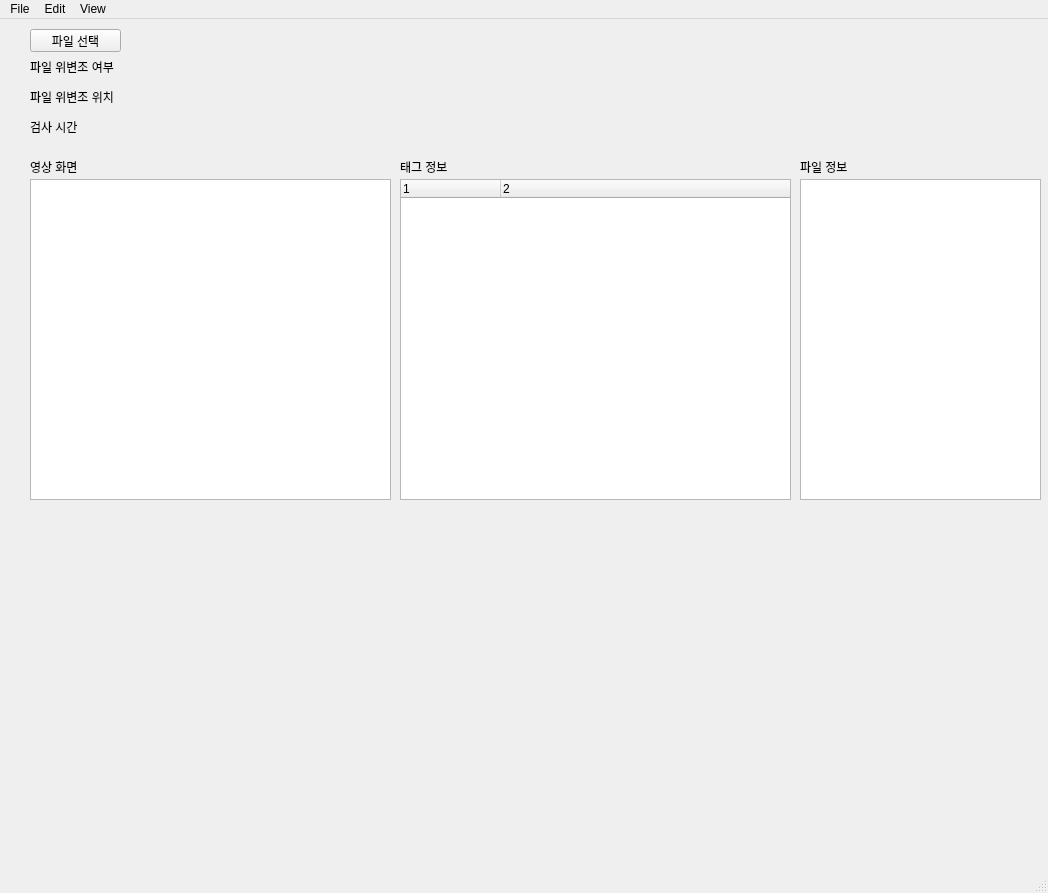
<?xml version="1.0" encoding="UTF-8"?>
<ui version="4.0">
 <class>MainWindow</class>
 <widget class="QMainWindow" name="MainWindow">
  <property name="geometry">
   <rect>
    <x>0</x>
    <y>0</y>
    <width>1048</width>
    <height>893</height>
   </rect>
  </property>
  <property name="windowTitle">
   <string>Forensic Tool</string>
  </property>
  <widget class="QWidget" name="centralwidget">
   <widget class="QLabel" name="file_isForgery_label">
    <property name="geometry">
     <rect>
      <x>30</x>
      <y>40</y>
      <width>111</width>
      <height>16</height>
     </rect>
    </property>
    <property name="text">
     <string>파일 위변조 여부</string>
    </property>
   </widget>
   <widget class="QLabel" name="file_Forgery_Position_label">
    <property name="geometry">
     <rect>
      <x>30</x>
      <y>70</y>
      <width>111</width>
      <height>16</height>
     </rect>
    </property>
    <property name="text">
     <string>파일 위변조 위치</string>
    </property>
   </widget>
   <widget class="QLabel" name="file_time_label">
    <property name="geometry">
     <rect>
      <x>30</x>
      <y>100</y>
      <width>91</width>
      <height>16</height>
     </rect>
    </property>
    <property name="text">
     <string>검사 시간</string>
    </property>
   </widget>
   <widget class="QGraphicsView" name="dicomView">
    <property name="geometry">
     <rect>
      <x>30</x>
      <y>160</y>
      <width>361</width>
      <height>321</height>
     </rect>
    </property>
   </widget>
   <widget class="QLabel" name="label_4">
    <property name="geometry">
     <rect>
      <x>30</x>
      <y>140</y>
      <width>61</width>
      <height>16</height>
     </rect>
    </property>
    <property name="text">
     <string>영상 화면</string>
    </property>
   </widget>
   <widget class="QLabel" name="dicomTags_lable">
    <property name="geometry">
     <rect>
      <x>800</x>
      <y>140</y>
      <width>61</width>
      <height>16</height>
     </rect>
    </property>
    <property name="text">
     <string>파일 정보</string>
    </property>
   </widget>
   <widget class="QPushButton" name="fileSelect">
    <property name="enabled">
     <bool>true</bool>
    </property>
    <property name="geometry">
     <rect>
      <x>30</x>
      <y>10</y>
      <width>91</width>
      <height>23</height>
     </rect>
    </property>
    <property name="contextMenuPolicy">
     <enum>Qt::ActionsContextMenu</enum>
    </property>
    <property name="text">
     <string>파일 선택</string>
    </property>
   </widget>
   <widget class="QLabel" name="label_6">
    <property name="geometry">
     <rect>
      <x>400</x>
      <y>140</y>
      <width>61</width>
      <height>16</height>
     </rect>
    </property>
    <property name="text">
     <string>태그 정보</string>
    </property>
   </widget>
   <widget class="QLabel" name="file_isForgery_text">
    <property name="geometry">
     <rect>
      <x>140</x>
      <y>40</y>
      <width>261</width>
      <height>16</height>
     </rect>
    </property>
    <property name="text">
     <string/>
    </property>
   </widget>
   <widget class="QLabel" name="file_Forgery_Position_text">
    <property name="geometry">
     <rect>
      <x>140</x>
      <y>70</y>
      <width>261</width>
      <height>16</height>
     </rect>
    </property>
    <property name="text">
     <string/>
    </property>
   </widget>
   <widget class="QLabel" name="file_time_text">
    <property name="geometry">
     <rect>
      <x>130</x>
      <y>100</y>
      <width>261</width>
      <height>16</height>
     </rect>
    </property>
    <property name="text">
     <string/>
    </property>
   </widget>
   <widget class="QTreeWidget" name="treeWidget">
    <property name="geometry">
     <rect>
      <x>400</x>
      <y>160</y>
      <width>391</width>
      <height>321</height>
     </rect>
    </property>
    <property name="contextMenuPolicy">
     <enum>Qt::ActionsContextMenu</enum>
    </property>
    <column>
     <property name="text">
      <string notr="true">1</string>
     </property>
    </column>
    <column>
     <property name="text">
      <string>2</string>
     </property>
    </column>
   </widget>
   <widget class="QTableWidget" name="tableWidget">
    <property name="geometry">
     <rect>
      <x>800</x>
      <y>160</y>
      <width>241</width>
      <height>321</height>
     </rect>
    </property>
    <property name="font">
     <font>
      <pointsize>7</pointsize>
     </font>
    </property>
   </widget>
  </widget>
  <widget class="QStatusBar" name="statusbar"/>
  <widget class="QMenuBar" name="menubar">
   <property name="geometry">
    <rect>
     <x>0</x>
     <y>0</y>
     <width>1048</width>
     <height>21</height>
    </rect>
   </property>
   <widget class="QMenu" name="menuEdit">
    <property name="title">
     <string>Edit</string>
    </property>
   </widget>
   <widget class="QMenu" name="menuView">
    <property name="title">
     <string>View</string>
    </property>
   </widget>
   <widget class="QMenu" name="menuFile">
    <property name="title">
     <string>File</string>
    </property>
    <addaction name="actionNew"/>
    <addaction name="actionOpen"/>
    <addaction name="actionSave"/>
    <addaction name="separator"/>
    <addaction name="actionClose"/>
    <addaction name="separator"/>
   </widget>
   <addaction name="menuFile"/>
   <addaction name="menuEdit"/>
   <addaction name="menuView"/>
  </widget>
  <action name="actionNew">
   <property name="text">
    <string>New</string>
   </property>
  </action>
  <action name="actionOpen">
   <property name="text">
    <string>Open</string>
   </property>
  </action>
  <action name="actionSave">
   <property name="text">
    <string>Save</string>
   </property>
  </action>
  <action name="actionClose">
   <property name="text">
    <string>Close</string>
   </property>
  </action>
 </widget>
 <resources/>
 <connections/>
 <slots>
  <slot>openFile()</slot>
 </slots>
</ui>
